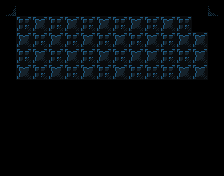

Rendered tile map (Tiled .tmx) drawn with the repository's tilesets; below, a short description and the map source with its tile grids summarised:
An orthogonal 14x11 tile map with 16x16 px tiles, 1 tile layer (background) and 44 objects (37x tile, pressure_plate, triggerable, moveable_tile, scene_switching_tile, ...).

<map version="1.4" tiledversion="1.4.3" orientation="orthogonal" renderorder="right-down" width="14" height="11" tilewidth="16" tileheight="16" infinite="0" nextlayerid="7" nextobjectid="193">
 <properties>
  <property name="display_name" value="...really?" />
  <property name="next_level" value="./data/levels/tmx/L11-Bomb.tmx" />
  <property name="player_bomb_count" value="0" />
 </properties>
 <tileset firstgid="1" name="newtiledsheet" tilewidth="16" tileheight="16" tilecount="180" columns="9">
  <image source="../../newtiledsheet.png" width="144" height="320" />
  <tile id="0">
   <properties>
    <property name="destructable" value="" />
    <property name="solid" value="1" />
   </properties>
  </tile>
  <tile id="1">
   <properties>
    <property name="destructable" value="" />
    <property name="solid" value="1" />
   </properties>
  </tile>
  <tile id="2">
   <properties>
    <property name="destructable" value="" />
    <property name="solid" value="1" />
   </properties>
  </tile>
  <tile id="3">
   <properties>
    <property name="destructable" value="" />
    <property name="solid" value="1" />
   </properties>
  </tile>
  <tile id="4">
   <properties>
    <property name="destructable" value="" />
    <property name="solid" value="" />
   </properties>
  </tile>
  <tile id="9">
   <properties>
    <property name="destructable" value="" />
    <property name="solid" value="1" />
   </properties>
  </tile>
  <tile id="10">
   <properties>
    <property name="destructable" value="" />
    <property name="solid" value="1" />
   </properties>
  </tile>
  <tile id="11">
   <properties>
    <property name="destructable" value="" />
    <property name="solid" value="1" />
   </properties>
  </tile>
  <tile id="12">
   <properties>
    <property name="destructable" value="" />
    <property name="solid" value="1" />
   </properties>
  </tile>
  <tile id="13">
   <properties>
    <property name="destructable" value="" />
    <property name="solid" value="" />
   </properties>
  </tile>
  <tile id="18">
   <properties>
    <property name="destructable" value="" />
    <property name="solid" value="" />
   </properties>
  </tile>
  <tile id="19">
   <properties>
    <property name="destructable" value="" />
    <property name="solid" value="" />
   </properties>
  </tile>
  <tile id="20">
   <properties>
    <property name="destructable" type="bool" value="true" />
    <property name="solid" value="1" />
   </properties>
  </tile>
  <tile id="27">
   <properties>
    <property name="destructable" value="" />
    <property name="solid" value="1" />
   </properties>
  </tile>
  <tile id="28">
   <properties>
    <property name="destructable" value="" />
    <property name="solid" value="1" />
   </properties>
  </tile>
  <tile id="29">
   <properties>
    <property name="destructable" value="1" />
    <property name="solid" value="1" />
   </properties>
  </tile>
  <tile id="30">
   <properties>
    <property name="destructable" value="" />
    <property name="solid" value="1" />
   </properties>
  </tile>
  <tile id="31">
   <properties>
    <property name="destructable" value="" />
    <property name="solid" value="" />
   </properties>
  </tile>
  <tile id="32">
   <properties>
    <property name="destructable" value="" />
    <property name="solid" value="" />
   </properties>
  </tile>
  <tile id="54">
   <properties>
    <property name="destructable" value="" />
    <property name="solid" value="True" />
   </properties>
  </tile>
  <tile id="58">
   <properties>
    <property name="destructable" value="" />
    <property name="solid" value="" />
   </properties>
  </tile>
 </tileset>
 <layer id="1" name="background" width="14" height="11">
  <data>[154 cells, 154 non-empty, 7 distinct tile ids]</data>
 </layer>
 <objectgroup id="4" name="objects">
  <object id="90" type="pressure_plate" gid="54" x="96" y="32" width="16" height="16">
   <properties>
    <property name="triggers" type="int" value="7" />
   </properties>
  </object>
  <object id="97" type="triggerable" gid="17" x="176" y="32" width="16" height="16">
   <properties>
    <property name="triggered_id" type="int" value="7" />
   </properties>
  </object>
  <object id="107" type="moveable_tile" gid="45" x="80" y="32" width="16" height="16" />
  <object id="123" type="tile" gid="1" x="16" y="16" width="16" height="16" />
  <object id="124" type="tile" gid="1" x="32" y="16" width="16" height="16" />
  <object id="125" type="tile" gid="1" x="48" y="16" width="16" height="16" />
  <object id="126" type="tile" gid="1" x="64" y="16" width="16" height="16" />
  <object id="127" type="tile" gid="1" x="80" y="16" width="16" height="16" />
  <object id="128" type="tile" gid="1" x="96" y="16" width="16" height="16" />
  <object id="129" type="tile" gid="1" x="128" y="16" width="16" height="16" />
  <object id="130" type="tile" gid="1" x="144" y="16" width="16" height="16" />
  <object id="131" type="tile" gid="1" x="144" y="16" width="16" height="16" />
  <object id="132" type="tile" gid="1" x="112" y="16" width="16" height="16" />
  <object id="133" type="tile" gid="1" x="160" y="16" width="16" height="16" />
  <object id="134" type="tile" gid="1" x="176" y="16" width="16" height="16" />
  <object id="136" type="tile" gid="10" x="16" y="80" width="16" height="16" />
  <object id="137" type="tile" gid="10" x="32" y="80" width="16" height="16" />
  <object id="138" type="tile" gid="10" x="48" y="80" width="16" height="16" />
  <object id="139" type="tile" gid="10" x="64" y="80" width="16" height="16" />
  <object id="140" type="tile" gid="10" x="80" y="80" width="16" height="16" />
  <object id="141" type="tile" gid="10" x="112" y="80" width="16" height="16" />
  <object id="142" type="tile" gid="10" x="112" y="80" width="16" height="16" />
  <object id="143" type="tile" gid="10" x="128" y="80" width="16" height="16" />
  <object id="144" type="tile" gid="10" x="144" y="80" width="16" height="16" />
  <object id="145" type="tile" gid="10" x="96" y="80" width="16" height="16" />
  <object id="146" type="tile" gid="11" x="0" y="32" width="16" height="16" />
  <object id="147" type="tile" gid="11" x="0" y="48" width="16" height="16" />
  <object id="148" type="tile" gid="11" x="0" y="64" width="16" height="16" />
  <object id="171" type="scene_switching_tile" gid="32" x="192" y="32" width="16" height="16">
   <properties>
    <property name="scene" value="./data/levels/tmx/L11-Bomb.tmx" />
   </properties>
  </object>
  <object id="172" type="tile" gid="2" x="208" y="64" width="16" height="16" />
  <object id="174" type="tile" gid="2" x="208" y="32" width="16" height="16" />
  <object id="175" type="tile" gid="2" x="208" y="48" width="16" height="16" />
  <object id="180" type="tile" gid="10" x="160" y="80" width="16" height="16" />
  <object id="181" type="tile" gid="1" x="192" y="16" width="16" height="16" />
  <object id="182" type="tile" gid="10" x="176" y="80" width="16" height="16" />
  <object id="183" type="tile" gid="10" x="192" y="48" width="16" height="16" />
  <object id="184" type="laser_up" gid="141" x="112" y="64" width="16" height="16">
   <properties>
    <property name="follows_path_id" type="int" value="1" />
   </properties>
  </object>
  <object id="186" type="tile" gid="10" x="96" y="48" width="16" height="16" />
  <object id="188" type="actor" gid="46" x="16" y="32" width="16" height="16" />
  <object id="189" type="tile" gid="10" x="80" y="48" width="16" height="16" />
  <object id="190" type="tile" gid="10" x="112" y="48" width="16" height="16" />
  <object id="191" type="tile" gid="10" x="192" y="80" width="16" height="16" />
  <object id="192" type="tile" gid="10" x="176" y="48" width="16" height="16" />
 </objectgroup>
 <objectgroup id="6" name="paths">
  <object id="187" type="path" x="32" y="48">
   <properties>
    <property name="path_id" type="int" value="1" />
   </properties>
   <polyline points="0,0 160,0" />
  </object>
 </objectgroup>
</map>
